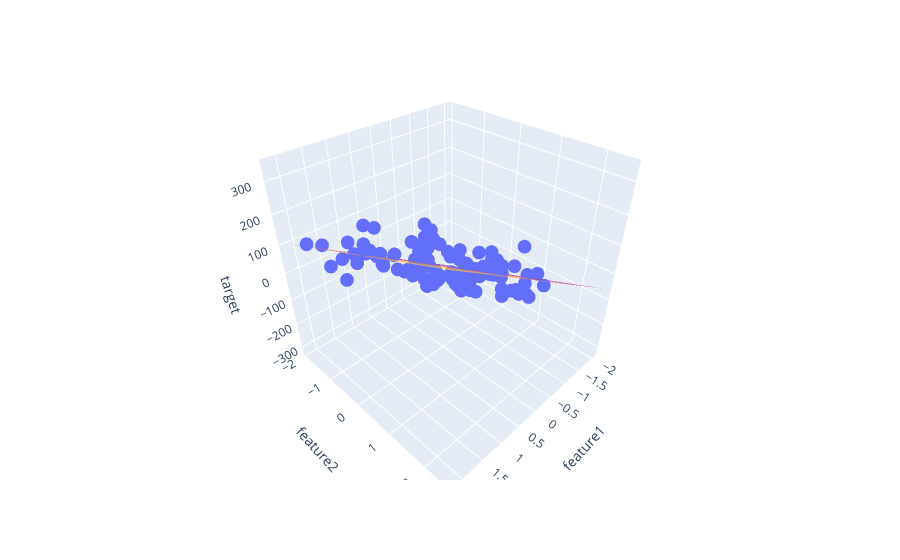

Notebook cell for this chart:
### Code cell
x = np.linspace(df['feature1'].min(), df['feature1'].max(), 50)
y = np.linspace(df['feature2'].min(), df['feature2'].max(), 50)

xGrid, yGrid = np.meshgrid(x, y)

final = np.column_stack((xGrid.ravel(), yGrid.ravel()))

z = lr.predict(final).reshape(xGrid.shape)

fig = px.scatter_3d(df, x='feature1', y='feature2', z='target')

fig.add_trace(go.Surface(
    x=xGrid,
    y=yGrid,
    z=z,
    opacity=0.6,
    showscale=False
))

fig.show()
